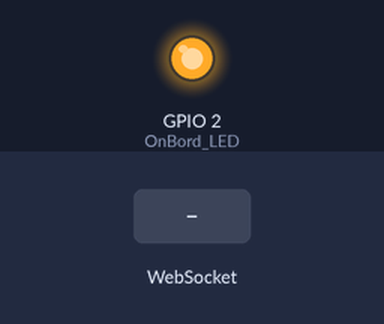
A program run on a simulated ESP32. Parts: output pins drawn as LEDs (lit = HIGH). The inputs (shaded band) are chosen by the test bench. WiFi joins after 1.5 s; servers stay silent unless stated; what the program prints to the serial monitor is not drawn.

Above: at 3.2 s.
3.3 s: WebSocket text "LEDON" received
4.8 s: WebSocket text "LEDOFF" received
At 5.6 s:
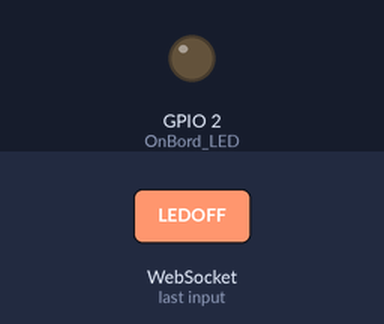
6.3 s: WebSocket text "1" received
Timing chart, 0 to 9.3 s (numbered marks = the images above; inputs shaded):
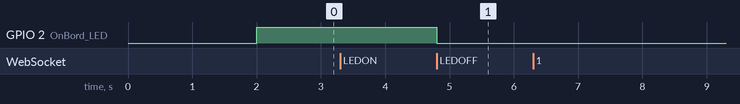

The program:

main.cpp
```cpp
#include <Arduino.h>
#include <WiFi.h>
#include <WebSocketsClient.h>
#include <ArduinoJson.h>
#define OnBord_LED 2
#define SSID "Dialog 4G 732"
#define PASSWORD "5AD445f5"
#define WS_HOST "chatserver-466n.onrender.com"
#define WS_PORT 443
#define WS_URL "/"
WebSocketsClient wsclient;
 String really ="";
void wsOnevent(WStype_t type, uint8_t *payload, size_t length)
{
  switch (type)
  {
  case WStype_CONNECTED:
       Serial.println("Connected");

    break;
  case WStype_DISCONNECTED:
  Serial.println("Disconnected");

    break;
  case WStype_TEXT:
     Serial.printf("WS message :%s\n",payload);
     really = (char * )payload;
     if(really=="LEDON"){
      digitalWrite(OnBord_LED, HIGH);
     }
     if(really=="LEDOFF"){
      digitalWrite(OnBord_LED, LOW);
     }
    break;

  default:
    break;
  }
}
void setup()
{
  pinMode(OnBord_LED, OUTPUT);

  Serial.begin(115200);

  WiFi.begin(SSID, PASSWORD);
  while (WiFi.status() != WL_CONNECTED)
  {
    digitalWrite(OnBord_LED, LOW);
    Serial.print(".");
    delay(1000);
  }
  Serial.print("ESp32 Connect to:");
  Serial.println(WiFi.localIP());
  ;
  digitalWrite(OnBord_LED, WiFi.status() == WL_CONNECTED);
  wsclient.beginSSL(WS_HOST, WS_PORT, WS_URL, "", "wss");
  wsclient.onEvent(wsOnevent);
}

void loop()
{
  wsclient.loop();
}
```

Measured:
- after the input at 3.3 s, every drawn part: stays the same
- after the input at 4.8 s, GPIO 2 (OnBord_LED): HIGH → LOW at once
- after the input at 6.3 s, every drawn part: stays the same
